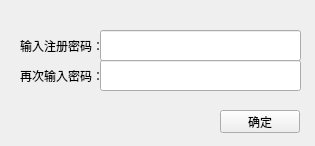
<?xml version="1.0" encoding="UTF-8"?>
<ui version="4.0">
 <class>Register</class>
 <widget class="QWidget" name="Register">
  <property name="geometry">
   <rect>
    <x>0</x>
    <y>0</y>
    <width>315</width>
    <height>146</height>
   </rect>
  </property>
  <property name="windowTitle">
   <string>Form</string>
  </property>
  <widget class="QLabel" name="label">
   <property name="geometry">
    <rect>
     <x>20</x>
     <y>30</y>
     <width>91</width>
     <height>31</height>
    </rect>
   </property>
   <property name="text">
    <string>输入注册密码：</string>
   </property>
  </widget>
  <widget class="QLabel" name="label_2">
   <property name="geometry">
    <rect>
     <x>20</x>
     <y>60</y>
     <width>91</width>
     <height>31</height>
    </rect>
   </property>
   <property name="text">
    <string>再次输入密码：</string>
   </property>
  </widget>
  <widget class="QLineEdit" name="le_pass">
   <property name="geometry">
    <rect>
     <x>100</x>
     <y>30</y>
     <width>201</width>
     <height>31</height>
    </rect>
   </property>
  </widget>
  <widget class="QLineEdit" name="le_repass">
   <property name="geometry">
    <rect>
     <x>100</x>
     <y>60</y>
     <width>201</width>
     <height>31</height>
    </rect>
   </property>
  </widget>
  <widget class="QPushButton" name="pb_sure">
   <property name="geometry">
    <rect>
     <x>220</x>
     <y>110</y>
     <width>80</width>
     <height>23</height>
    </rect>
   </property>
   <property name="text">
    <string>确定</string>
   </property>
  </widget>
 </widget>
 <resources/>
 <connections/>
</ui>
